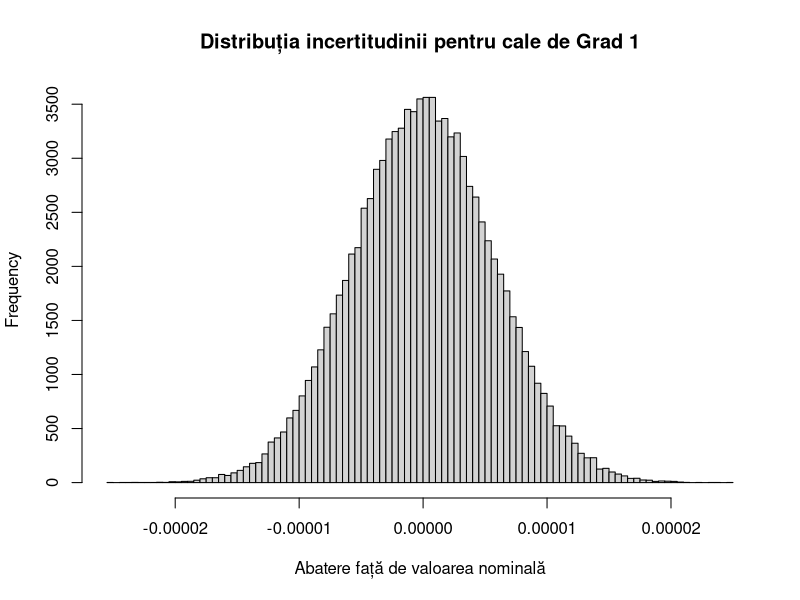
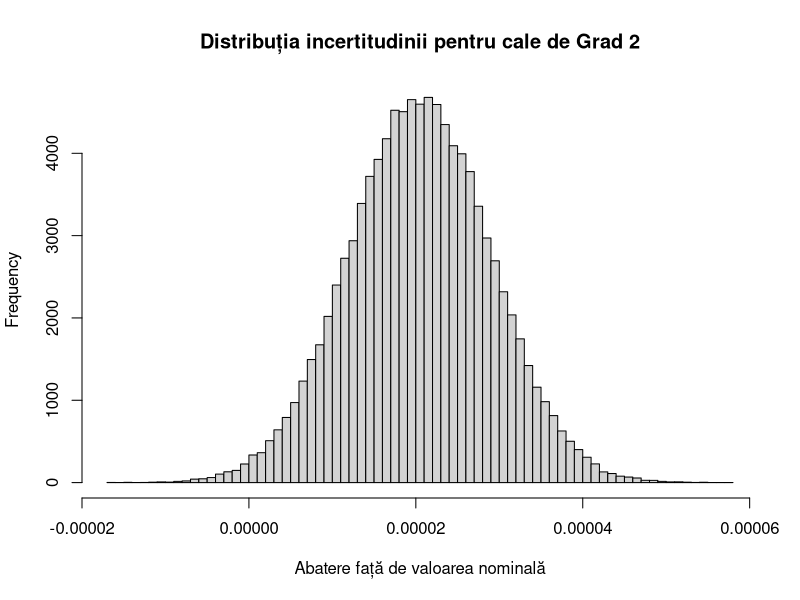
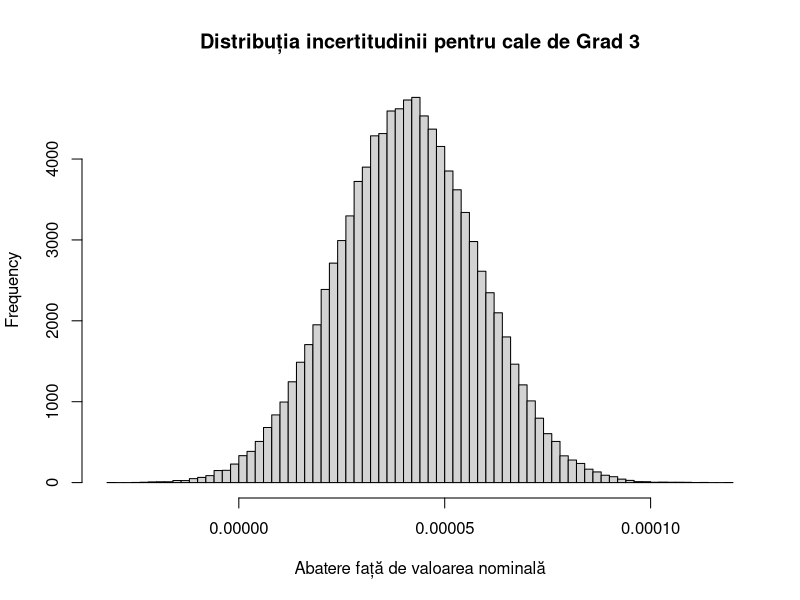

Generate these figures, in order, with R:
## ---- chunk 1
comb <- c(0.1007, 0.134, 1, 2, 3, 4, 0.95, 0.9, 0.85, 0.8, 0.75, 0.7, 0.65, 0.6, 0.55, 0.25)
## ---- chunk 2
g1 <- numeric(10^5)

for(i in seq(length(comb))){
  if(comb[i]<1+10^(-5)){
    g1 <- g1 + rnorm(10^5, 0, 10^(-6))
  } 
  if(abs(round(comb[i]-2))<10^(-5)){
    g1 <- g1 + rnorm(10^5, 0, 2*10^(-6))
  }
  if(abs(round(comb[i]-3))<10^(-5)){
    g1 <- g1 + rnorm(10^5, 0, (2.5)*10^(-6))
  }
  if(abs(round(comb[i]-4))<10^(-5)){
    g1 <- g1 + rnorm(10^5, 0, 3*10^(-6))
  }
}
## ---- chunk 3
g2 <- numeric(10^5)

for(i in seq(length(comb))){
  if(comb[i]<1+10^(-5)){
    g2 <- g2 + rnorm(10^5, 0.000001, 1.5*10^(-6))
  } 
  if(abs(round(comb[i]-2))<10^(-5)){
    g2 <- g2 + rnorm(10^5, 0.000002, 3*10^(-6))
  }
  if(abs(round(comb[i]-3))<10^(-5)){
    g2 <- g2 + rnorm(10^5, 0.0000025, (3.75)*10^(-6))
  }
  if(abs(round(comb[i]-4))<10^(-5)){
    g2 <- g2 + rnorm(10^5, 0.000003, (4.5)*10^(-6))
  }
}
## ---- chunk 4
g3 <- numeric(10^5)

for(i in seq(length(comb))){
  if(comb[i]<1+10^(-5)){
    g3 <- g3 + rnorm(10^5, 0.000002, 3*10^(-6))
  } 
  if(abs(round(comb[i]-2))<10^(-5)){
    g3 <- g3 + rnorm(10^5, 0.000004, 6*10^(-6))
  }
  if(abs(round(comb[i]-3))<10^(-5)){
    g3 <- g3 + rnorm(10^5, 0.000005, (7.5)*10^(-6))
  }
  if(abs(round(comb[i]-4))<10^(-5)){
    g3 <- g3 + rnorm(10^5, 0.000006, (9)*10^(-6))
  }
}
## ---- chunk 5
options(scipen=999)
cat("\n")
hist(g1, xlab = "Abatere față de valoarea nominală", main="Distribuția incertitudinii pentru cale de Grad 1", breaks=100)
sd_g1 = sd(g1)
cat("Media combinației folosind g1 este 0 iar deviația standard este ", round(sd_g1, digits=7),".\n")
cat("Combinația cu calele g1 oferă cu 95% încredere toleranța [",round(-2*sd_g1, digits=6), ", ", round(2*sd_g1, digits=6),"]\n")

cat("\n")
hist(g2, xlab = "Abatere față de valoarea nominală", main="Distribuția incertitudinii pentru cale de Grad 2",  breaks=100)
sd_g2 = sd(g2)
mean_g2 = mean(g2)
cat("Media combinației folosind g2 este ",round(mean_g2, digits=7), " iar deviația standard este ", round(sd_g2, digits=7),".\n")
cat("Combinația cu calele g2 oferă cu 95% încredere toleranța [",round(mean_g2-2*sd_g2, digits=6), ", ", round(mean_g2+2*sd_g2, digits=6), "]\n")

cat("\n")
hist(g3, xlab = "Abatere față de valoarea nominală", main="Distribuția incertitudinii pentru cale de Grad 3", breaks=100)
sd_g3 = sd(g3)
mean_g3 = mean(g3)
cat("Media combinației folosind g3 este ",round(mean_g3, digits=7), " iar deviația standard este ", round(sd_g3, digits=7),".\n")
cat("Combinația cu calele g3 oferă cu 95% încredere toleranța [",round(mean_g3-2*sd_g3, digits=6), ", ", round(mean_g3+2*sd_g3, digits=6), "]\n")
